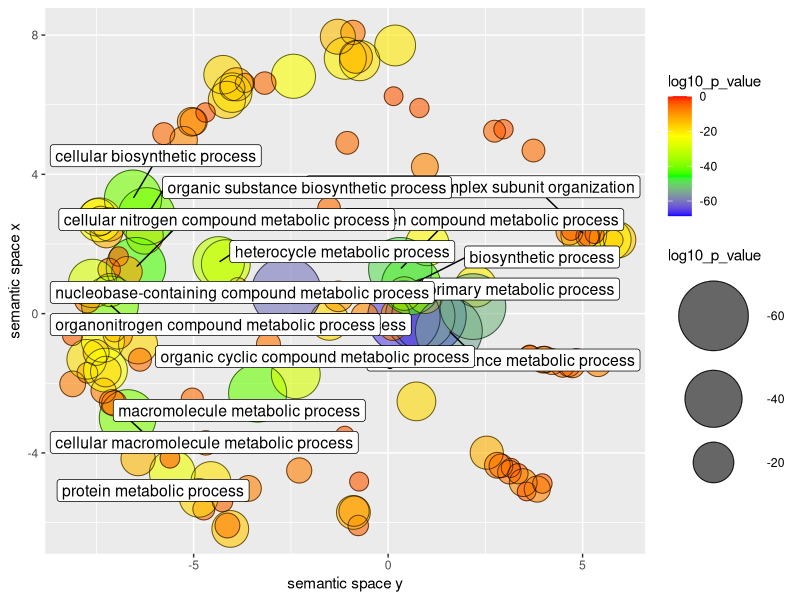

This figure's R source:


# A plotting R script produced by the REVIGO server at http://revigo.irb.hr/
# If you found REVIGO useful in your work, please cite the following reference:
# Supek F et al. "REVIGO summarizes and visualizes long lists of Gene Ontology
# terms" PLoS ONE 2011. doi:10.1371/journal.pone.0021800


# --------------------------------------------------------------------------
# If you don't have the ggplot2 package installed, uncomment the following line:
# install.packages( "ggplot2" );
library( ggplot2 );
# --------------------------------------------------------------------------
# If you don't have the scales package installed, uncomment the following line:
# install.packages( "scales" );
library( scales );
# --------------------------------------------------------------------------
# If you don't have the ggrepel package installed, uncomment the following line:
# install.packages( "ggrepel" );
library( ggrepel );
# --------------------------------------------------------------------------
# Here is your data from REVIGO. Scroll down for plot configuration options.

revigo.names <- c("term_ID","description","frequency_%","plot_X","plot_Y","plot_size","log10_p_value","uniqueness","dispensability");
revigo.data <- rbind(c("GO:0006950","response to stress", 4.575, 2.536,-3.993, 5.769,-13.1337,0.942,0.000),
c("GO:0008150","biological_process",100.000, 1.051,-0.063, 7.108,-68.5638,1.000,0.000),
c("GO:0008152","metabolic process",75.387, 0.825,-0.070, 6.986,-59.6091,0.998,0.000),
c("GO:0009987","cellular process",63.780, 0.405,-0.103, 6.913,-65.0061,0.997,0.000),
c("GO:0033036","macromolecule localization", 3.030, 4.216,-1.377, 5.590,-7.8633,0.947,0.000),
c("GO:0043933","macromolecular complex subunit organization", 2.371, 5.030, 2.287, 5.483,-25.5157,0.845,0.000),
c("GO:0044699","single-organism process",46.569, 2.255, 0.782, 6.776,-20.4711,0.996,0.000),
c("GO:0050896","response to stimulus",12.210, 0.952, 0.510, 6.195,-14.9626,0.993,0.000),
c("GO:0065007","biological regulation",20.498, 0.185,-0.004, 6.420,-9.4271,0.993,0.000),
c("GO:0071840","cellular component organization or biogenesis", 8.568, 1.009, 1.998, 6.041,-22.7545,0.992,0.000),
c("GO:1901575","organic substance catabolic process", 4.612, 0.728,-2.520, 5.772,-18.0726,0.836,0.000),
c("GO:0009056","catabolic process", 4.820, 0.416, 0.576, 5.791,-13.4976,0.961,0.023),
c("GO:0009058","biosynthetic process",31.611, 0.590, 0.824, 6.608,-43.0052,0.949,0.033),
c("GO:0006457","protein folding", 0.903, 0.117,-0.398, 5.064,-7.9355,0.942,0.039),
c("GO:0051186","cofactor metabolic process", 3.985,-1.509,-0.206, 5.709,-18.2652,0.884,0.047),
c("GO:0006418","tRNA aminoacylation for protein translation", 1.099,-6.260, 2.242, 5.149,-16.6038,0.569,0.077),
c("GO:0006091","generation of precursor metabolites and energy", 1.940,-0.605,-0.073, 5.396,-8.6696,0.894,0.083),
c("GO:0044237","cellular metabolic process",53.061,-2.619, 0.617, 6.833,-60.0434,0.881,0.084),
c("GO:0006807","nitrogen compound metabolic process",38.744, 0.311, 1.278, 6.696,-49.3526,0.947,0.088),
c("GO:0006732","coenzyme metabolic process", 3.111,-1.280, 0.496, 5.601,-11.1599,0.856,0.089),
c("GO:0043170","macromolecule metabolic process",39.491,-3.355,-2.281, 6.705,-41.4101,0.874,0.112),
c("GO:0071704","organic substance metabolic process",58.357, 1.562,-0.494, 6.874,-54.9914,0.942,0.119),
c("GO:0044238","primary metabolic process",53.743, 2.181, 0.202, 6.839,-53.2472,0.943,0.120),
c("GO:0006793","phosphorus metabolic process",13.507,-3.864, 0.751, 6.239,-4.4672,0.861,0.124),
c("GO:0044710","single-organism metabolic process",31.682, 0.181, 7.701, 6.609,-20.1561,0.883,0.144),
c("GO:0009767","photosynthetic electron transport chain", 0.025, 0.141, 6.243, 3.501,-4.0419,0.872,0.146),
c("GO:0008610","lipid biosynthetic process", 2.123,-4.006, 6.476, 5.435,-7.5171,0.757,0.198),
c("GO:0045454","cell redox homeostasis", 0.861,-1.051, 4.905, 5.043,-6.0434,0.770,0.202),
c("GO:0044723","single-organism carbohydrate metabolic process", 2.457,-0.905, 8.075, 5.499,-6.9393,0.826,0.208),
c("GO:0034641","cellular nitrogen compound metabolic process",34.137,-6.483, 1.332, 6.641,-43.4855,0.755,0.208),
c("GO:1901360","organic cyclic compound metabolic process",30.324,-2.374,-1.740, 6.590,-29.0685,0.881,0.211),
c("GO:1990542","mitochondrial transmembrane transport", 0.079, 3.639,-1.203, 4.006,-5.0241,0.960,0.259),
c("GO:0006725","cellular aromatic compound metabolic process",29.628,-4.173, 1.422, 6.580,-29.0458,0.839,0.260),
c("GO:0046483","heterocycle metabolic process",29.664,-4.355, 1.473, 6.580,-32.3080,0.839,0.260),
c("GO:0051604","protein maturation", 0.293,-4.258,-5.399, 4.575,-4.8153,0.850,0.266),
c("GO:0010628","positive regulation of gene expression", 0.653,-4.058,-6.182, 4.923,-16.2418,0.701,0.274),
c("GO:0044260","cellular macromolecule metabolic process",34.276,-6.698,-2.996, 6.643,-39.3089,0.761,0.277),
c("GO:0006839","mitochondrial transport", 0.182, 4.839,-1.276, 4.369,-4.1337,0.957,0.281),
c("GO:0044281","small molecule metabolic process",15.138,-1.101, 7.334, 6.288,-21.4486,0.843,0.281),
c("GO:0006354","DNA-templated transcription, elongation", 0.202,-8.114,-0.628, 4.413,-4.6459,0.748,0.288),
c("GO:0048518","positive regulation of biological process", 1.744,-0.768,-6.084, 5.350,-4.8153,0.873,0.301),
c("GO:0033013","tetrapyrrole metabolic process", 0.834,-6.928, 1.641, 5.029,-4.3019,0.783,0.304),
c("GO:0043603","cellular amide metabolic process", 6.879,-7.143, 0.677, 5.946,-13.1778,0.793,0.310),
c("GO:0044249","cellular biosynthetic process",30.048,-6.559, 3.300, 6.586,-40.3179,0.740,0.312),
c("GO:0006397","mRNA processing", 0.561,-7.098,-2.543, 4.857,-7.5622,0.746,0.318),
c("GO:0072524","pyridine-containing compound metabolic process", 1.351,-6.714, 1.203, 5.239,-11.0376,0.771,0.321),
c("GO:0043620","regulation of DNA-templated transcription in response to stress", 0.027,-4.688,-3.711, 3.543,-6.9830,0.709,0.327),
c("GO:0006259","DNA metabolic process", 5.607,-7.732,-1.699, 5.857,-4.9355,0.712,0.327),
c("GO:0016071","mRNA metabolic process", 0.798,-8.110,-2.018, 5.010,-7.8041,0.759,0.330),
c("GO:0044763","single-organism cellular process",27.536,-0.733, 7.268, 6.548,-19.7167,0.859,0.335),
c("GO:0046939","nucleotide phosphorylation", 0.792,-5.050, 5.510, 5.007,-9.7721,0.663,0.343),
c("GO:0072521","purine-containing compound metabolic process", 2.673,-7.173, 1.268, 5.535,-5.8861,0.750,0.357),
c("GO:0070647","protein modification by small protein conjugation or removal", 0.821,-4.738,-5.609, 5.023,-5.6180,0.811,0.358),
c("GO:0046907","intracellular transport", 1.564, 4.489,-1.491, 5.302,-6.3883,0.927,0.359),
c("GO:0071705","nitrogen compound transport", 1.767, 4.647,-1.483, 5.355,-6.0706,0.949,0.365),
c("GO:0006508","proteolysis", 5.223,-4.557,-4.823, 5.826,-19.2351,0.818,0.369),
c("GO:0001732","formation of cytoplasmic translation initiation complex", 0.004,-3.076,-0.877, 2.749,-6.7190,0.714,0.372),
c("GO:0051641","cellular localization", 2.041, 3.645,-1.247, 5.418,-6.1244,0.949,0.372),
c("GO:0015031","protein transport", 2.251, 5.397,-1.423, 5.461,-8.5200,0.921,0.377),
c("GO:0010038","response to metal ion", 0.132, 3.339,-4.597, 4.229,-4.7144,0.952,0.380),
c("GO:0034660","ncRNA metabolic process", 3.407,-7.259,-1.664, 5.641,-11.1494,0.715,0.391),
c("GO:0009658","chloroplast organization", 0.019, 5.165, 2.231, 3.392,-5.2874,0.894,0.396),
c("GO:0009657","plastid organization", 0.024, 5.121, 2.212, 3.492,-6.0306,0.892,0.404),
c("GO:0019538","protein metabolic process",18.489,-5.549,-4.575, 6.375,-25.3696,0.821,0.408),
c("GO:1901564","organonitrogen compound metabolic process",17.886,-7.151, 0.263, 6.361,-39.6968,0.802,0.415),
c("GO:0006357","regulation of transcription from RNA polymerase II promoter", 1.273,-7.506,-1.115, 5.213,-7.9666,0.624,0.422),
c("GO:0071702","organic substance transport", 4.980, 4.740,-1.495, 5.805,-6.8386,0.944,0.423),
c("GO:0055086","nucleobase-containing small molecule metabolic process", 4.917,-5.768, 5.168, 5.800,-5.6440,0.655,0.426),
c("GO:0010608","posttranscriptional regulation of gene expression", 0.719,-4.132,-6.084, 4.965,-7.2596,0.761,0.427),
c("GO:0009628","response to abiotic stimulus", 0.571, 3.473,-4.852, 4.865,-9.1972,0.951,0.448),
c("GO:0006396","RNA processing", 3.210,-7.316,-2.213, 5.615,-7.4535,0.705,0.453),
c("GO:0019637","organophosphate metabolic process", 6.148,-2.410, 2.702, 5.897,-4.0969,0.786,0.454),
c("GO:0070286","axonemal dynein complex assembly", 0.011, 3.737, 4.684, 3.164,-6.0590,0.817,0.456),
c("GO:0044711","single-organism biosynthetic process",10.864,-4.243, 6.861, 6.144,-17.9172,0.769,0.460),
c("GO:0006090","pyruvate metabolic process", 0.817,-0.826, 7.373, 5.021,-12.8928,0.751,0.475),
c("GO:0006139","nucleobase-containing compound metabolic process",26.547,-7.597, 0.868, 6.532,-28.4855,0.693,0.484),
c("GO:0070207","protein homotrimerization", 0.005, 5.787, 2.118, 2.794,-4.4634,0.880,0.484),
c("GO:0031163","metallo-sulfur cluster assembly", 0.219, 4.662, 2.356, 4.450,-8.5452,0.861,0.494),
c("GO:0010499","proteasomal ubiquitin-independent protein catabolic process", 0.020,-2.286,-4.503, 3.406,-7.4647,0.817,0.498),
c("GO:1901566","organonitrogen compound biosynthetic process",14.064,-7.465, 2.765, 6.256,-17.0273,0.694,0.506),
c("GO:1901698","response to nitrogen compound", 0.178, 3.965,-4.879, 4.359,-4.3625,0.951,0.521),
c("GO:0071826","ribonucleoprotein complex subunit organization", 0.377, 5.904, 2.118, 4.685,-15.7190,0.847,0.523),
c("GO:0034248","regulation of cellular amide metabolic process", 0.700,-5.035,-2.456, 4.954,-5.7144,0.708,0.526),
c("GO:0022411","cellular component disassembly", 0.423, 2.736, 5.239, 4.734,-5.5686,0.802,0.529),
c("GO:0032787","monocarboxylic acid metabolic process", 2.485,-1.293, 7.952, 5.504,-14.7122,0.728,0.539),
c("GO:0016070","RNA metabolic process",15.951,-7.749,-1.311, 6.311,-18.9508,0.662,0.541),
c("GO:1901362","organic cyclic compound biosynthetic process",17.871,-7.241, 2.360, 6.360,-12.8697,0.716,0.545),
c("GO:0019438","aromatic compound biosynthetic process",16.954,-7.388, 2.667, 6.338,-10.0334,0.697,0.552),
c("GO:0034645","cellular macromolecule biosynthetic process",19.291,-6.429,-0.883, 6.394,-18.3747,0.679,0.553),
c("GO:0006413","translational initiation", 0.518,-6.949,-0.596, 4.823,-10.2782,0.695,0.553),
c("GO:0009059","macromolecule biosynthetic process",19.548,-7.267,-1.622, 6.399,-23.2684,0.748,0.556),
c("GO:0018130","heterocycle biosynthetic process",17.388,-7.173, 2.561, 6.348,-13.4724,0.695,0.556),
c("GO:0010035","response to inorganic substance", 0.317, 3.153,-4.428, 4.609,-4.1494,0.949,0.559),
c("GO:0033554","cellular response to stress", 2.967, 2.810,-4.355, 5.581,-7.8633,0.879,0.559),
c("GO:0044267","cellular protein metabolic process",14.293,-6.428,-4.163, 6.263,-14.0655,0.747,0.562),
c("GO:0042221","response to chemical", 3.071, 3.117,-4.552, 5.595,-6.5017,0.944,0.562),
c("GO:0034976","response to endoplasmic reticulum stress", 0.100, 3.561,-5.106, 4.106,-4.0155,0.908,0.564),
c("GO:0006417","regulation of translation", 0.692,-6.381,-1.322, 4.948,-6.1864,0.613,0.570),
c("GO:0003341","cilium movement", 0.023, 0.803, 5.905, 3.467,-4.2882,0.894,0.571),
c("GO:0010468","regulation of gene expression",10.815,-4.869,-5.291, 6.142,-18.0088,0.667,0.575),
c("GO:0006414","translational elongation", 0.777,-7.035,-0.505, 4.999,-5.3242,0.682,0.577),
c("GO:0006094","gluconeogenesis", 0.262,-3.683, 6.625, 4.527,-4.2255,0.748,0.578),
c("GO:0044271","cellular nitrogen compound biosynthetic process",22.502,-7.421, 2.694, 6.460,-23.4191,0.685,0.585),
c("GO:0006082","organic acid metabolic process", 9.086,-2.434, 6.816, 6.067,-23.6253,0.699,0.592),
c("GO:0015833","peptide transport", 0.298, 3.991,-1.323, 4.582,-8.4248,0.948,0.593),
c("GO:0061408","positive regulation of transcription from RNA polymerase II promoter in response to heat stress", 0.003,-3.592,-5.019, 2.646,-7.8794,0.687,0.597),
c("GO:0090304","nucleic acid metabolic process",21.449,-7.334,-0.779, 6.440,-22.4711,0.664,0.597),
c("GO:0009894","regulation of catabolic process", 0.146,-0.745,-4.822, 4.272,-4.1373,0.800,0.601),
c("GO:0043038","amino acid activation", 1.124,-4.146, 6.138, 5.159,-16.6038,0.698,0.605),
c("GO:0019222","regulation of metabolic process",11.942,-0.893,-5.708, 6.185,-13.7011,0.809,0.609),
c("GO:0009132","nucleoside diphosphate metabolic process", 0.698,-5.000, 5.509, 4.952,-8.7471,0.668,0.619),
c("GO:0008380","RNA splicing", 0.413,-7.043,-2.577, 4.725,-7.4547,0.755,0.624),
c("GO:0009266","response to temperature stimulus", 0.213, 2.900,-4.371, 4.436,-6.5918,0.943,0.625),
c("GO:0006464","cellular protein modification process", 7.726,-5.610,-4.152, 5.996,-4.4685,0.753,0.642),
c("GO:0046394","carboxylic acid biosynthetic process", 4.159,-3.897, 6.585, 5.727,-13.1343,0.644,0.644),
c("GO:0016226","iron-sulfur cluster assembly", 0.219, 0.945, 4.217, 4.450,-8.5452,0.757,0.645),
c("GO:0032984","macromolecular complex disassembly", 0.373, 2.966, 5.295, 4.680,-4.2668,0.783,0.654),
c("GO:0016570","histone modification", 0.373,-1.114,-3.504, 4.680,-4.0315,0.735,0.654),
c("GO:0044283","small molecule biosynthetic process", 5.677,-4.008, 6.346, 5.862,-18.8182,0.702,0.654),
c("GO:0022607","cellular component assembly", 2.484, 5.709, 2.127, 5.503,-21.2306,0.835,0.655),
c("GO:1901576","organic substance biosynthetic process",30.365,-6.211, 2.797, 6.591,-40.0535,0.770,0.658),
c("GO:0044085","cellular component biogenesis", 4.355, 5.309, 2.285, 5.747,-4.1530,0.892,0.658),
c("GO:0046034","ATP metabolic process", 1.263,-5.256, 4.982, 5.210,-8.9208,0.617,0.661),
c("GO:0019693","ribose phosphate metabolic process", 3.032,-1.518, 3.026, 5.590,-5.9872,0.764,0.665),
c("GO:0050789","regulation of biological process",19.373,-0.876,-5.673, 6.395,-10.8729,0.830,0.669),
c("GO:0051716","cellular response to stimulus", 9.561, 3.834,-5.038, 6.089,-8.0506,0.874,0.680),
c("GO:0032774","RNA biosynthetic process",10.925,-7.732, 0.388, 6.147,-7.6778,0.614,0.680),
c("GO:0042886","amide transport", 0.337, 4.028,-1.317, 4.636,-8.2104,0.952,0.689),
c("GO:0006996","organelle organization", 3.595, 4.705, 2.372, 5.664,-4.0246,0.837,0.696),
c("GO:0008299","isoprenoid biosynthetic process", 0.442,-3.172, 6.620, 4.754,-5.8894,0.768,0.696),
c("GO:1901605","alpha-amino acid metabolic process", 3.625,-4.694, 5.775, 5.668,-4.3134,0.655,0.698));

one.data <- data.frame(revigo.data);
names(one.data) <- revigo.names;
one.data <- one.data [(one.data$plot_X != "null" & one.data$plot_Y != "null"), ];
one.data$plot_X <- as.numeric( as.character(one.data$plot_X) );
one.data$plot_Y <- as.numeric( as.character(one.data$plot_Y) );
one.data$plot_size <- as.numeric( as.character(one.data$plot_size) );
one.data$log10_p_value <- as.numeric( as.character(one.data$log10_p_value) );
one.data$frequency <- as.numeric( as.character(one.data$frequency) );
one.data$uniqueness <- as.numeric( as.character(one.data$uniqueness) );
one.data$dispensability <- as.numeric( as.character(one.data$dispensability) );
#head(one.data);


# --------------------------------------------------------------------------
# Names of the axes, sizes of the numbers and letters, names of the columns,
# etc. can be changed below

p1 <- ggplot( data = one.data );
p1 <- p1 + geom_point( aes( plot_X, plot_Y, colour = log10_p_value, size = log10_p_value), alpha = I(0.6) ) + scale_size_area();
p1 <- p1 + scale_colour_gradientn( colours = c("blue", "green", "yellow", "red"), limits = c( min(one.data$log10_p_value), 0) );
p1 <- p1 + geom_point( aes(plot_X, plot_Y, size = log10_p_value), shape = 21, fill = "transparent", colour = I (alpha ("black", 0.6) )) + scale_size_area();
ex <- one.data [ one.data$log10_p_value < -24, ]; 
p1 <- p1 + geom_label_repel( data = ex, aes(plot_X, plot_Y, label = description), force = 1, size = 4);
p1 <- p1 + labs (y = "semantic space x", x = "semantic space y");
p1 <- p1 + theme(legend.key = element_blank()) ;
# one.x_range = max(one.data$plot_X) - min(one.data$plot_X);
# one.y_range = max(one.data$plot_Y) - min(one.data$plot_Y);
# p1 <- p1 + xlim(min(one.data$plot_X)-one.x_range/10,max(one.data$plot_X)+one.x_range/10);
# p1 <- p1 + ylim(min(one.data$plot_Y)-one.y_range/10,max(one.data$plot_Y)+one.y_range/10);



# --------------------------------------------------------------------------
# Output the plot to screen

p1;

# Uncomment the line below to also save the plot to a file.
# The file type depends on the extension (default=pdf).

# ggsave("C:/Users/davidgold/Downloads/revigo-plot.pdf");
